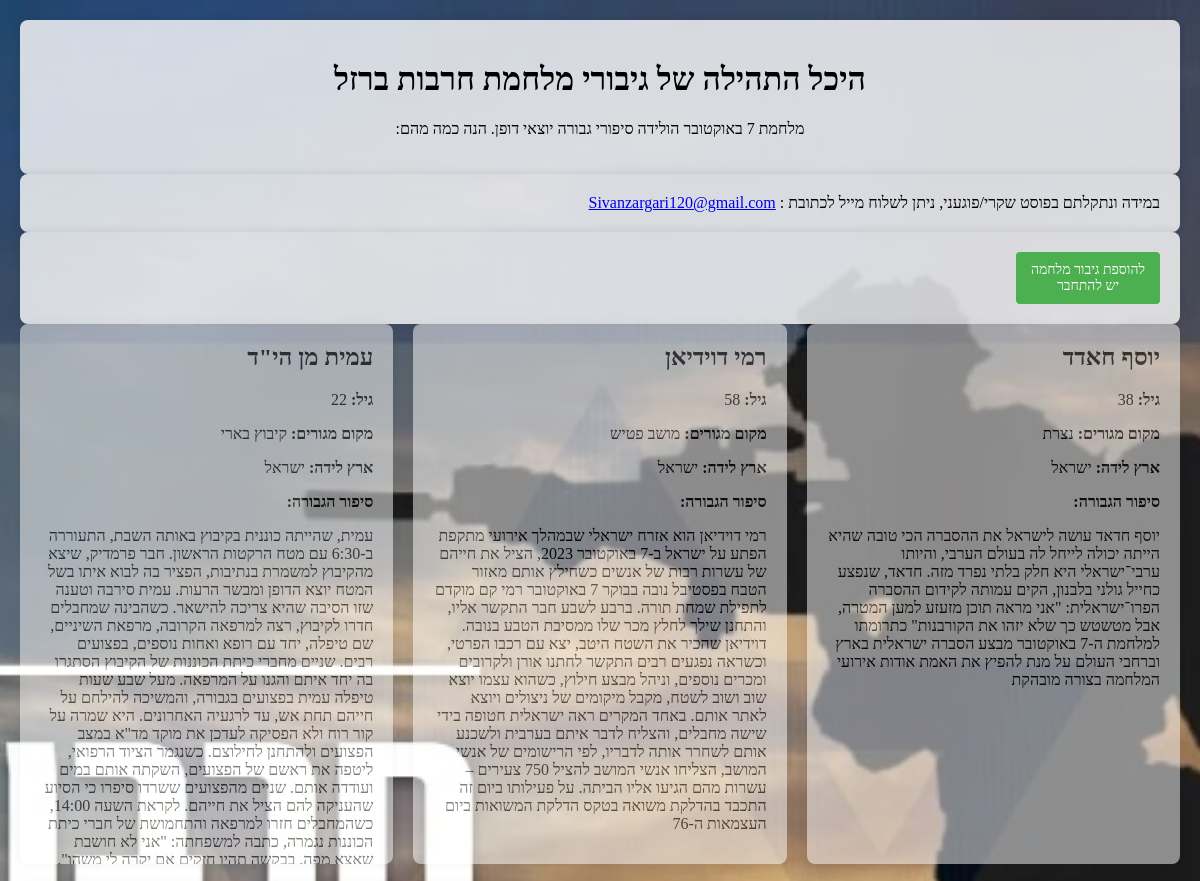
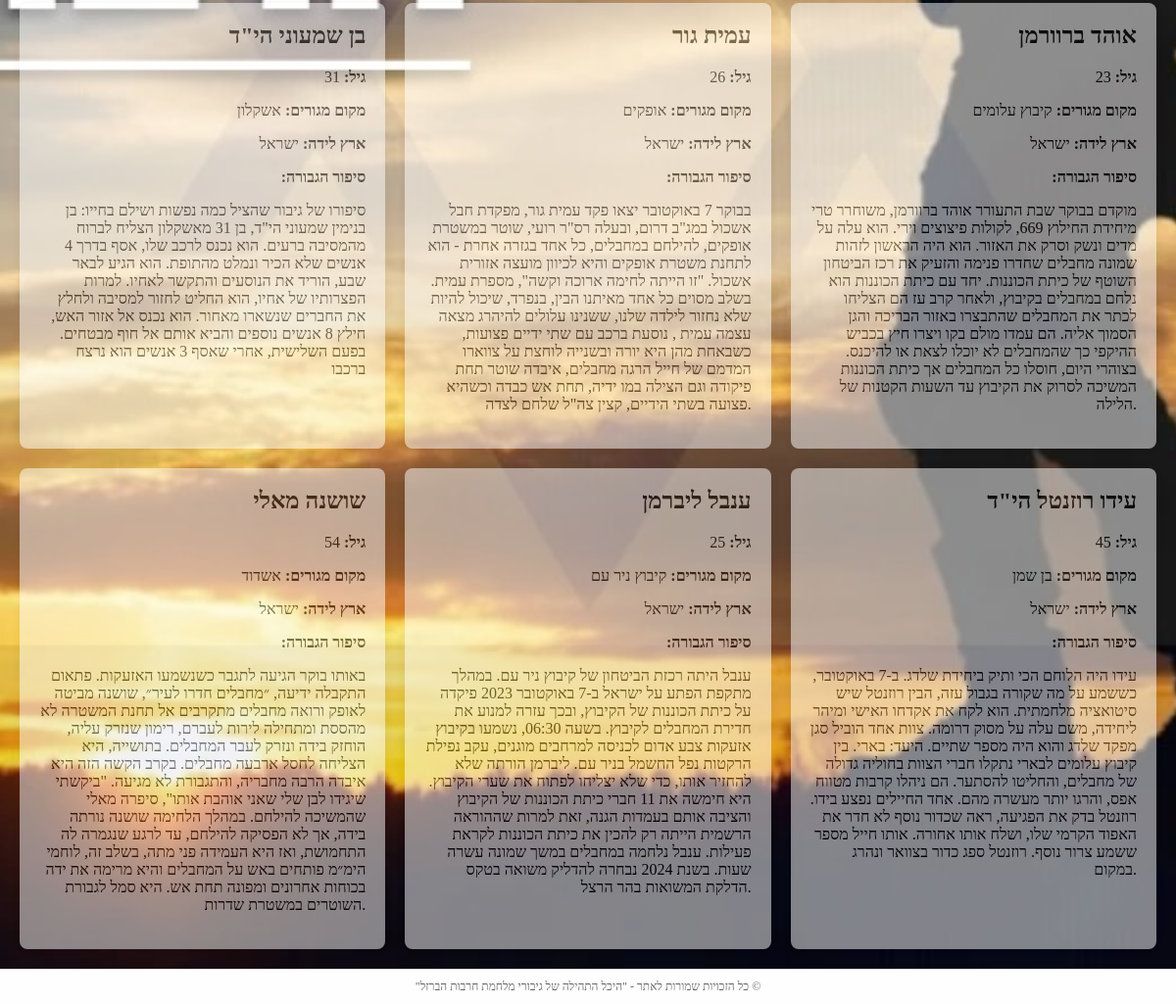
The page /hall-of-fame/ on the database its author committed (2 pictures, top to bottom).
### ironSwordsApp/models.py (models this page shows, shortened)
class Hero(models.Model):
    user = models.ForeignKey(User, on_delete=models.CASCADE)
    first_name = models.CharField(max_length=100)
    last_name = models.CharField(max_length=100)
    age = models.IntegerField()
    hometown = models.CharField(max_length=100)
    country_of_birth = models.CharField(max_length=100)
    hero_story = models.TextField()
    image = models.ImageField(upload_to='heroes_images/', blank=True, null=True)

### ironSwordsApp/views.py (the view)
# urls.py: path('hall-of-fame/', views.hall_of_fame, name='hall_of_fame'),
def hall_of_fame(request):
    heroes = Hero.objects.all()
    return render(request, 'home.html', {'heroes': heroes})

### ironSwordsApp/templates/home.html (shortened to what this page needs)
<!DOCTYPE html>
<html lang="en">
<head>
    {% load static %}
</head>
<body>
    <div class="bg">
        <div class="header">
            <h1>היכל התהילה של גיבורי מלחמת חרבות ברזל</h1>
            <p>:מלחמת 7 באוקטובר הולידה סיפורי גבורה יוצאי דופן. הנה כמה מהם</p>
        </div>
        <div class="ad-square">
            במידה ונתקלתם בפוסט שקרי/פוגעני, ניתן לשלוח מייל לכתובת :
            <a href="mailto:Sivanzargari120@gmail.com">Sivanzargari120@gmail.com</a>
        </div>
        <div class="button-square">
            <a href="{% url 'login' %}?next={% url 'add_hero' %}">
                <span class="highlight">להוספת גיבור מלחמה</span><br>
                <span class="underline">יש להתחבר</span>
            </a>
        </div>
        <div class="hero-grid">
            {% for hero in heroes %}
            <div class="hero-box">
                <h2>{{ hero.first_name }} {{ hero.last_name }}</h2>
                <p><strong>גיל:</strong> {{ hero.age }}</p>
                <p><strong>מקום מגורים:</strong> {{ hero.hometown }}</p>
                <p><strong>ארץ לידה:</strong> {{ hero.country_of_birth }}</p>
                <p><strong>:סיפור הגבורה</strong></p>
                <p>{{ hero.hero_story }}</p>
            </div>
            {% endfor %}
        </div>
    </div>
    <footer class="footer">
         "כל הזכויות שמורות לאתר - "היכל התהילה של גיבורי מלחמת חרבות הברזל ©
    </footer>
</body>
</html>

### rows shown on the page
Hero: first_name "עמית", last_name "מן הי\"ד", age "22", hometown "קיבוץ בארי", country_of_birth "ישראל", hero_story "עמית, שהייתה כוננית בקיבוץ באותה השבת, התעוררה ב-6:30 עם מטח הרקטות הראשון. חבר פרמדיק, שיצא מהקיבוץ למשמרת בנתיבות, הפציר בה לבוא איתו בשל המטח יוצא הדופן ומבשר הרעות. עמית סירבה וטענה שזו הסיבה שהיא צריכה להישאר. כשהבינה שמחבלים חדרו לקיבוץ, רצה למרפאה הקרובה, מרפאת השיניים, שם טיפלה, יחד עם רופא ואחות נוספים, בפצועים רבים. שניים מחברי כיתת הכוננות של הקיבוץ הסתגרו בה יחד איתם והגנו על המרפאה. מעל שבע שעות טיפלה עמית בפצועים בגבורה, והמשיכה להילחם על חייהם תחת אש, עד לרגעיה האחרונים. היא שמרה על קור רוח ולא הפסיקה לעדכן את מוקד מד\"א במצב הפצועים ולהתחנן לחילוצם. כשנגמר הציוד הרפואי, ליטפה את ראשם של הפצועים, השקתה אותם במים ועודדה אותם. שניים מהפצועים ששרדו סיפרו כי הסיוע שהעניקה להם הציל…"
Hero: first_name "רמי", last_name "דוידיאן", age "58", hometown "מושב פטיש", country_of_birth "ישראל", hero_story "רמי דוידיאן הוא אזרח ישראלי שבמהלך אירועי מתקפת הפתע על ישראל ב-7 באוקטובר 2023, הציל את חייהם של עשרות רבות של אנשים כשחילץ אותם מאזור הטבח בפסטיבל נובה בבוקר 7 באוקטובר רמי קם מוקדם לתפילת שמחת תורה. ברבע לשבע חבר התקשר אליו, והתחנן שילך לחלץ מכר שלו ממסיבת הטבע בנובה. דוידיאן שהכיר את השטח היטב, יצא עם רכבו הפרטי, וכשראה נפגעים רבים התקשר לחתנו אורן ולקרובים ומכרים נוספים, וניהל מבצע חילוץ, כשהוא עצמו יוצא שוב ושוב לשטח, מקבל מיקומים של ניצולים ויוצא לאתר אותם. באחד המקרים ראה ישראלית חטופה בידי שישה מחבלים, והצליח לדבר איתם בערבית ולשכנע אותם לשחרר אותה לדבריו, לפי הרישומים של אנשי המושב, הצליחו אנשי המושב להציל 750 צעירים – עשרות מהם הגיעו אליו הביתה. על פעילותו ביום זה התכבד בהדלקת…"
Hero: first_name "יוסף", last_name "חאדד", age "38", hometown "נצרת", country_of_birth "ישראל", hero_story "יוסף חדאד עושה לישראל את ההסברה הכי טובה שהיא הייתה יכולה לייחל לה בעולם הערבי, והיותו ערבי־ישראלי היא חלק בלתי נפרד מזה. חדאד, שנפצע כחייל גולני בלבנון, הקים עמותה לקידום ההסברה הפרו־ישראלית: \"אני מראה תוכן מזעזע למען המטרה, אבל מטשטש כך שלא יזהו את הקורבנות\" כתרומתו למלחמת ה-7 באוקטובר מבצע הסברה ישראלית בארץ וברחבי העולם על מנת להפיץ את האמת אודות אירועי המלחמה בצורה מובהקת"
Hero: first_name "בן", last_name "שמעוני הי\"ד", age "31", hometown "אשקלון", country_of_birth "ישראל", hero_story "סיפורו של גיבור שהציל כמה נפשות ושילם בחייו: בן בנימין שמעוני הי\"ד, בן 31 מאשקלון הצליח לברוח מהמסיבה ברעים. הוא נכנס לרכב שלו, אסף בדרך 4 אנשים שלא הכיר ונמלט מהתופת. הוא הגיע לבאר שבע, הוריד את הנוסעים והתקשר לאחיו. למרות הפצרותיו של אחיו, הוא החליט לחזור למסיבה ולחלץ את החברים שנשארו מאחור. הוא נכנס אל אזור האש, חילץ 8 אנשים נוספים והביא אותם אל חוף מבטחים. בפעם השלישית, אחרי שאסף 3 אנשים הוא נרצח ברכבו"
Hero: first_name "עמית", last_name "גור", age "26", hometown "אופקים", country_of_birth "ישראל", hero_story "בבוקר 7 באוקטובר יצאו פקד עמית גור, מפקדת חבל אשכול במג\"ב דרום, ובעלה רס\"ר רועי, שוטר במשטרת אופקים, להילחם במחבלים, כל אחד בגזרה אחרת - הוא לתחנת משטרת אופקים והיא לכיוון מועצה אזורית אשכול. \"זו הייתה לחימה ארוכה וקשה\", מספרת עמית. בשלב מסוים כל אחד מאיתנו הבין, בנפרד, שיכול להיות שלא נחזור לילדה שלנו, ששנינו עלולים להיהרג מצאה עצמה עמית , נוסעת ברכב עם שתי ידיים פצועות, כשבאחת מהן היא יורה ובשנייה לוחצת על צווארו המדמם של חייל הרגה מחבלים, איבדה שוטר תחת פיקודה וגם הצילה במו ידיה, תחת אש כבדה וכשהיא פצועה בשתי הידיים, קצין צה\"ל שלחם לצדה."
Hero: first_name "אוהד", last_name "ברוורמן", age "23", hometown "קיבוץ עלומים", country_of_birth "ישראל", hero_story "מוקדם בבוקר שבת התעורר אוהד ברוורמן, משוחרר טרי מיחידת החילוץ 669, לקולות פיצוצים וירי. הוא עלה על מדים ונשק וסרק את האזור. הוא היה הראשון לזהות שמונה מחבלים שחדרו פנימה והזעיק את רכז הביטחון השוטף של כיתת הכוננות. יחד עם כיתת הכוננות הוא נלחם במחבלים בקיבוץ, ולאחר קרב עז הם הצליחו לכתר את המחבלים שהתבצרו באזור הבריכה והגן הסמוך אליה. הם עמדו מולם בקו ויצרו חיץ בכביש ההיקפי כך שהמחבלים לא יוכלו לצאת או להיכנס. בצוהרי היום, חוסלו כל המחבלים אך כיתת הכוננות המשיכה לסרוק את הקיבוץ עד השעות הקטנות של הלילה."
Hero: first_name "שושנה", last_name "מאלי", age "54", hometown "אשדוד", country_of_birth "ישראל", hero_story "באותו בוקר הגיעה לתגבר כשנשמעו האזעקות. פתאום התקבלה ידיעה, ״מחבלים חדרו לעיר״, שושנה מביטה לאופק ורואה מחבלים מתקרבים אל תחנת המשטרה לא מהססת ומתחילה לירות לעברם, רימון שנזרק עליה, הוחזק בידה ונזרק לעבר המחבלים. בתושייה, היא הצליחה לחסל ארבעה מחבלים. בקרב הקשה הזה היא איבדה הרבה מחבריה, והתגבורת לא מגיעה. \"ביקשתי שיגידו לבן שלי שאני אוהבת אותו\", סיפרה מאלי שהמשיכה להילחם. במהלך הלחימה שושנה נורתה בידה, אך לא הפסיקה להילחם, עד לרגע שנגמרה לה התחמושת, ואז היא העמידה פני מתה, בשלב זה, לוחמי הימ״מ פותחים באש על המחבלים והיא מרימה את ידה בכוחות אחרונים ומפונה תחת אש. היא סמל לגבורת השוטרים במשטרת שדרות."
Hero: first_name "ענבל", last_name "ליברמן", age "25", hometown "קיבוץ ניר עם", country_of_birth "ישראל", hero_story "ענבל היתה רכזת הביטחון של קיבוץ ניר עם. במהלך מתקפת הפתע על ישראל ב-7 באוקטובר 2023 פיקדה על כיתת הכוננות של הקיבוץ, ובכך עזרה למנוע את חדירת המחבלים לקיבוץ. בשעה 06:30, נשמעו בקיבוץ אזעקות צבע אדום לכניסה למרחבים מוגנים, עקב נפילת הרקטות נפל החשמל בניר עם. ליברמן הורתה שלא להחזיר אותו, כדי שלא יצליחו לפתוח את שערי הקיבוץ. היא חימשה את 11 חברי כיתת הכוננות של הקיבוץ והציבה אותם בעמדות הגנה, זאת למרות שההוראה הרשמית הייתה רק להכין את כיתת הכוננות לקראת פעילות. ענבל נלחמה במחבלים במשך שמונה עשרה שעות. בשנת 2024 נבחרה להדליק משואה בטקס הדלקת המשואות בהר הרצל."
Hero: first_name "עידו", last_name "רוזנטל הי\"ד", age "45", hometown "בן שמן", country_of_birth "ישראל", hero_story "עידו היה הלוחם הכי ותיק ביחידת שלדג. ב-7 באוקטובר, כששמע על מה שקורה בגבול עזה, הבין רוזנטל שיש סיטואציה מלחמתית. הוא לקח את אקדחו האישי ומיהר ליחידה, משם עלה על מסוק דרומה. צוות אחד הוביל סגן מפקד שלדג והוא היה מספר שתיים. היעד: בארי. בין קיבוץ עלומים לבארי נתקלו חברי הצוות בחוליה גדולה של מחבלים, והחליטו להסתער. הם ניהלו קרבות מטווח אפס, והרגו יותר מעשרה מהם. אחד החיילים נפצע בידו. רוזנטל בדק את הפגיעה, ראה שכדור נוסף לא חדר את האפוד הקרמי שלו, ושלח אותו אחורה. אותו חייל מספר ששמע צרור נוסף. רוזנטל ספג כדור בצוואר ונהרג במקום."
